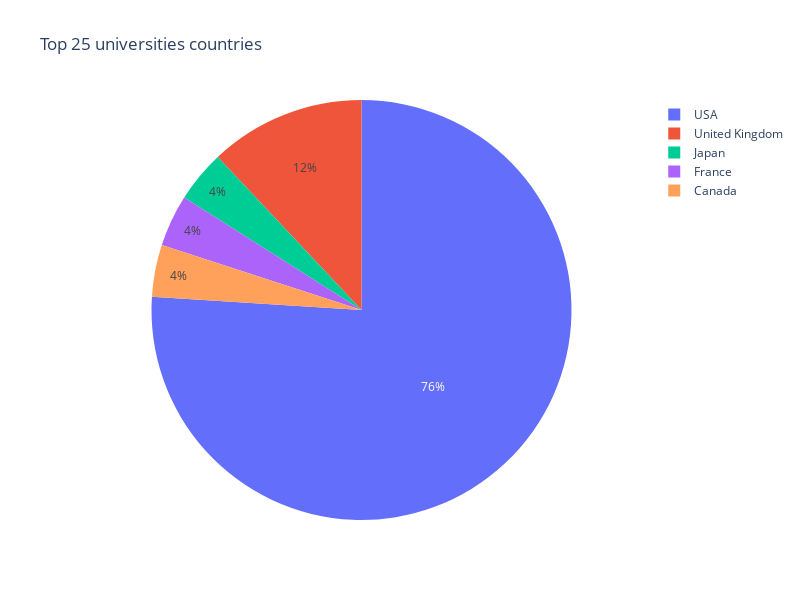

Source (notebook cell):
### Code cell
fig = px.pie(world_rank_df,
             values=Location_df.values,
             names=Location_df.index,
             title='Top 25 universities countries',
             width=800,
             height=600,)
fig.show()

### Figure 1 — Plotly figure (JSON) as saved in the notebook; plotly's stock layout.template omitted (floating-point values rounded to 4 significant figures)
{"data": [{"domain": {"x": [0, 1], "y": [0, 1]}, "hovertemplate": "label=%{label}<br>value=%{value}<extra></extra>", "labels": ["USA", "United Kingdom", "Japan", "France", "Canada"], "legendgroup": "", "name": "", "showlegend": true, "type": "pie", "values": [19, 3, 1, 1, 1]}], "layout": {"height": 600, "legend": {"tracegroupgap": 0}, "title": {"text": "Top 25 universities countries"}, "width": 800}}
